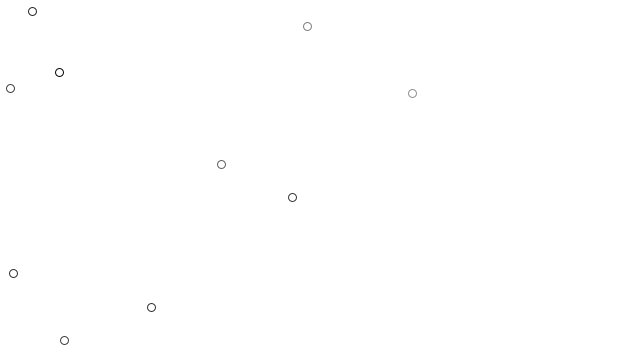
Frame 1 (no input)
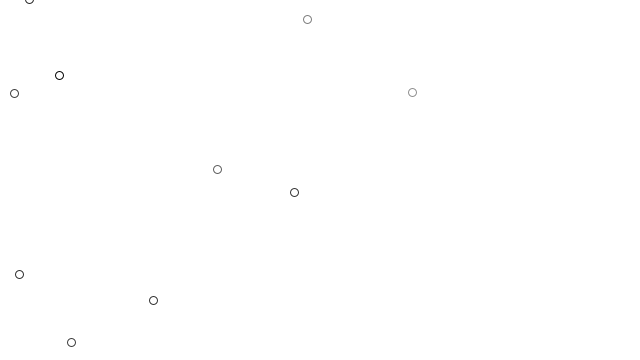
Frame 60 (the mouse pressed at the canvas centre just before this capture)
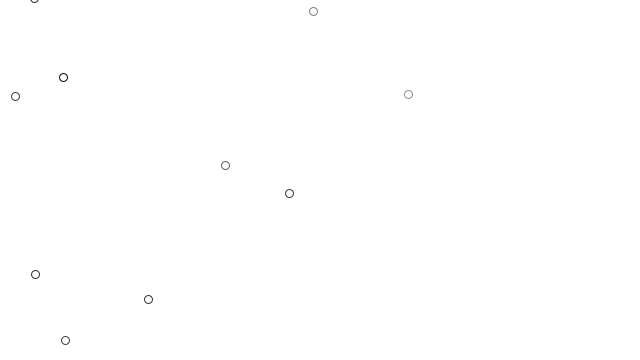
Frame 120 (the mouse held since frame 60 and released just before this capture)

The Processing sketch that drew these frames (run headless with seeded random() and noise(); from frame 60 on, the mouse is pressed at the canvas centre):

// Processing sketch: Exercise_09_02_19_a
// ── Exercise_09_02_19_a.pde
Walker [] walkers;
//ImprovedWalker iw;

void setup(){
  size(640,360);
 // w = new Walker();
  //iw = new ImprovedWalker();
  walkers = new Walker[10];
  
  for (int i =0; i<walkers.length; i++)
  {
   walkers[i] = new Walker((int)random(width), (int)random(height), color(random(150))); 
    //walkers[i] = new ImprovedWalker();  
}
}
void draw(){
  background(255);
  for (int i =0; i<walkers.length; i++)
  {
   walkers[i].step();
    walkers[i].display();
  }
 // w.step();
//  w.display();
  
  //iw.step();
  //iw.display();
}

// ── Walker.pde
class Walker{
  int x,y;
  color c;
  
  Walker(int x, int y, color c)
  {
    this.x = x;
    this.y = y;
    this.c = c;
    //x = width/2;
    //y = height/2;
  }
  void display(){
    stroke(c);
    //point(x,y);
    fill(255);
    ellipse(x,y,8,8);
  }
  void step(){
    int choice = int (random(4));
    
    if (choice ==0){
      x++;
    }
    else if (choice ==1){
      x--;
    }else if (choice == 2){
      y++;
    } else {
      y--;
    }
  }
}
